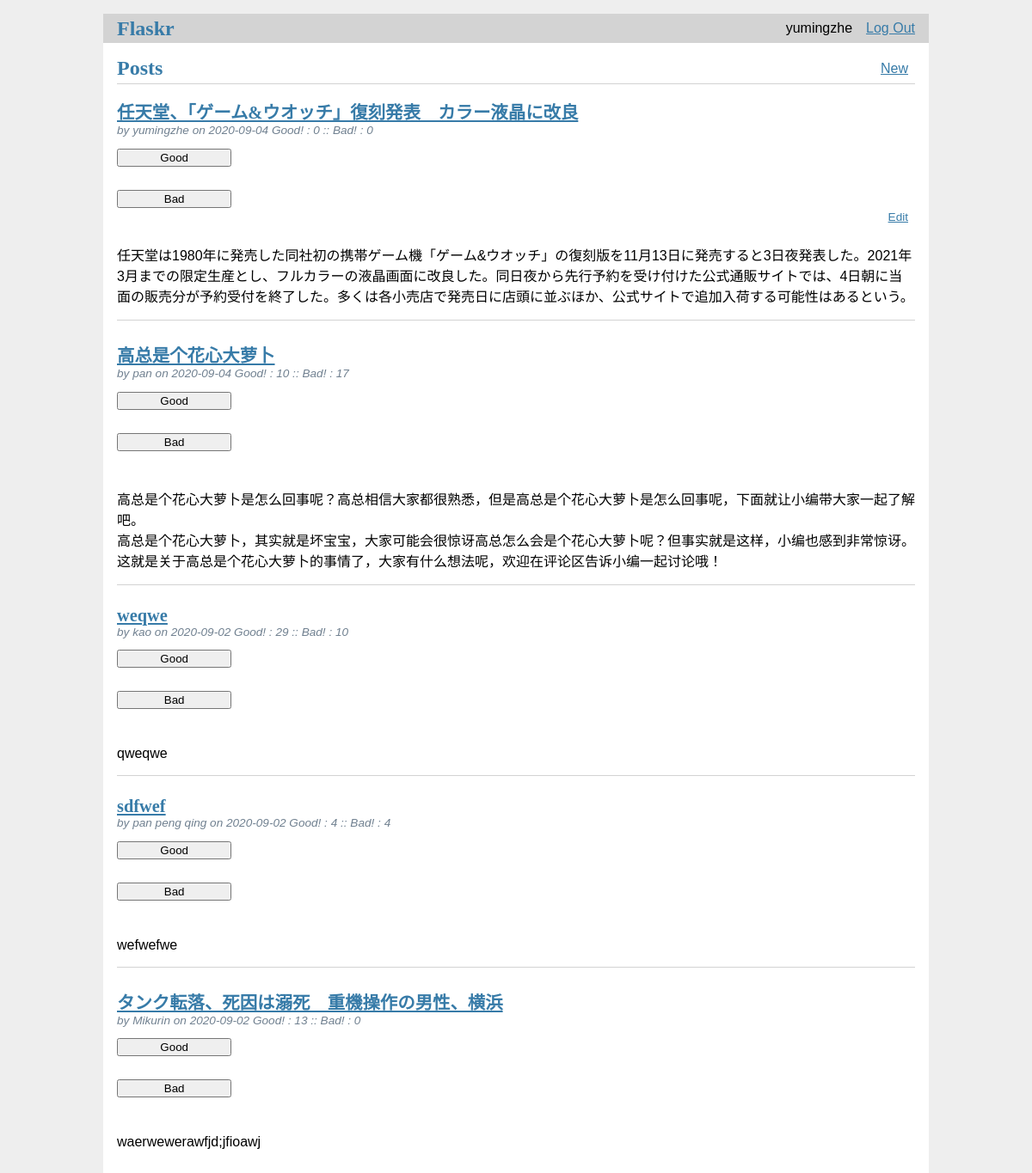
/ (signed in), run on the app's committed database.
### tables this page shows
CREATE TABLE user (
  id INTEGER PRIMARY KEY AUTOINCREMENT,
  username TEXT UNIQUE NOT NULL,
  password TEXT NOT NULL
);

CREATE TABLE post (
  id INTEGER PRIMARY KEY AUTOINCREMENT,
  author_id INTEGER NOT NULL,
  created TIMESTAMP NOT NULL DEFAULT CURRENT_TIMESTAMP,
  title TEXT NOT NULL,
  body TEXT NOT NULL,
  good INTEGER DEFAULT 0,
  bad INTEGER DEFAULT 0,
  FOREIGN KEY (author_id) REFERENCES user (id)
);

### flaskr/blog.py (the view)
@bp.route('/')
def index():
    db = get_db()
    posts = db.execute(
        'SELECT p.id, title, body, created, author_id, username, good, bad'
        ' FROM post p JOIN user u ON p.author_id = u.id'
        ' ORDER BY created DESC'
    ).fetchall()
    return render_template('blog/index.html', posts=posts)

### flaskr/auth.py (called while the page is built)
@bp.before_app_request
def load_logged_in_user():
    user_id = session.get('user_id')
    if user_id is None:
        g.user = None
    else:
        g.user = get_db().execute(
            'SELECT * FROM user WHERE id = ?', (user_id,)
        ).fetchone()

### flaskr/db.py (called while the page is built)
def get_db():
    if 'db' not in g:
        g.db = sqlite3.connect(
            current_app.config['DATABASE'],
            detect_types=sqlite3.PARSE_DECLTYPES
        )
        g.db.row_factory = sqlite3.Row
    return g.db

### flaskr/templates/blog/index.html
{% extends 'base.html' %}
{% block header %}
<h1>{% block title %}Posts{% endblock %}</h1>
{% if g.user %}
<a class="action" href="{{ url_for('blog.create') }}">New</a>
{% endif %}
{% endblock %}
{% block content %}
{% for post in posts %}
<article class="post">
    <header>
        <div>
            <h1> <a href="{{ url_for('blog.post_page', id= post['id']) }}"> {{ post['title'] }} </a> </h1>
            <div class="about"> by {{ post['username'] }} on {{ post['created'].strftime('%Y-%m-%d') }} Good! : {{
                post['good']}} :: Bad! : {{post['bad']}}
            </div>
            <form action="{{ url_for('blog.good', id=post['id']) }}" method="post">
                <input type="submit" value="Good">
            </form>
            <form action="{{ url_for('blog.bad', id=post['id']) }}" method="post">
                <input type="submit" value="Bad">
            </form>
        </div>
        {% if g.user['id'] == post['author_id'] %}
        <a class="action" href="{{ url_for('blog.update', id=post['id']) }}">Edit</a>
        {% endif %}
    </header>
    <p class="body">{{ post['body'] }}</p>
</article>
{% if not loop.last %}
<hr>
{% endif %}
{% endfor %}
{% endblock %}

### flaskr/templates/base.html (shortened to what this page needs)
<!doctype html>
<link rel="stylesheet" href="{{ url_for('static', filename='style.css') }}">
<nav>
  <h1> <a href="{{ url_for('blog.index')}}"> Flaskr </a> </h1>
  <ul>
    {% if g.user %}
      <li><span>{{ g.user['username'] }}</span>
      <li><a href="{{ url_for('auth.logout') }}">Log Out</a>
    {% else %}
      <li><a href="{{ url_for('auth.register') }}">Register</a>
      <li><a href="{{ url_for('auth.login') }}">Log In</a>
    {% endif %}
  </ul>
</nav>
<section class="content">
  <header>
    {% block header %}{% endblock %}
  </header>
  {% block content %}{% endblock %}
</section>

### flaskr/static/style.css (style rules this page uses)
h1 { font-family: serif; color: #377ba8; margin: 1rem 0; }
a { color: #377ba8; }
hr { border: none; border-top: 1px solid lightgray; }
nav { background: lightgray; display: flex; align-items: center; padding: 0 0.5rem; }
nav h1 { flex: auto; margin: 0; }
nav h1 a { text-decoration: none; padding: 0.25rem 0.5rem; }
nav ul { display: flex; list-style: none; margin: 0; padding: 0; }
nav ul li a, nav ul li span, header .action { display: block; padding: 0.5rem; }
.content { padding: 0 1rem 1rem; }
.content > header { border-bottom: 1px solid lightgray; display: flex; align-items: flex-end; }
.content > header h1 { flex: auto; margin: 1rem 0 0.25rem 0; }
.post > header { display: flex; align-items: flex-end; font-size: 0.85em; }
.post > header > div:first-of-type { flex: auto; }
.post > header h1 { font-size: 1.5em; margin-bottom: 0; }
.post .about { color: slategray; font-style: italic; }
.post .body { white-space: pre-line; }
.content:last-child { margin-bottom: 0; }
.content form { margin: 1em 0; display: flex; flex-direction: column; }
.content input, .content textarea { margin-bottom: 1em; }
input[type=submit] { align-self: start; min-width: 10em; }

### data on the page
user: user.username "yumingzhe"
post: title "任天堂、「ゲーム&ウオッチ」復刻発表 カラー液晶に改良", username "yumingzhe", created "2020-09-04", good "0", bad "0", body "任天堂は1980年に発売した同社初の携帯ゲーム機「ゲーム&ウオッチ」の復刻版を11月13日に発売すると3日夜発表した。2021年3月までの限定生産とし、フルカラーの液晶画面に改良した。同日夜から先行予約を受け付けた公式通販サイトでは、4日朝に当面の販売分が予約受付を終了した。多くは各小売店で発売日に店頭に並ぶほか、公式サイトで追加入荷する可能性はあるという。"
post: title "高总是个花心大萝卜", username "pan", created "2020-09-04", good "10", bad "17", body "高总是个花心大萝卜是怎么回事呢？高总相信大家都很熟悉，但是高总是个花心大萝卜是怎么回事呢，下面就让小编带大家一起了解吧。 高总是个花心大萝卜，其实就是坏宝宝，大家可能会很惊讶高总怎么会是个花心大萝卜呢？但事实就是这样，小编也感到非常惊讶。 这就是关于高总是个花心大萝卜的事情了，大家有什么想法呢，欢迎在评论区告诉小编一起讨论哦！"
post: title "weqwe", username "kao", created "2020-09-02", good "29", bad "10", body "qweqwe"
post: title "sdfwef", username "pan peng qing", created "2020-09-02", good "4", bad "4", body "wefwefwe"
post: title "タンク転落、死因は溺死 重機操作の男性、横浜", username "Mikurin", created "2020-09-02", good "13", bad "0", body "waerwewerawfjd;jfioawj"
